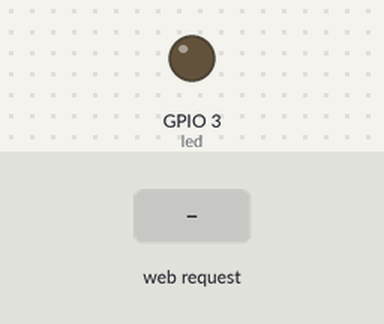
Bench run of a sketch on a simulated ESP32. Parts: output pins drawn as LEDs (lit = HIGH). The inputs (shaded band) are chosen by the test bench. WiFi joins after 1.5 s; servers stay silent unless stated; what the sketch prints to the serial monitor is not drawn.

Above: at 2.7 s.
2.8 s: HTTP request GET /red_led_on received
At 4.1 s:
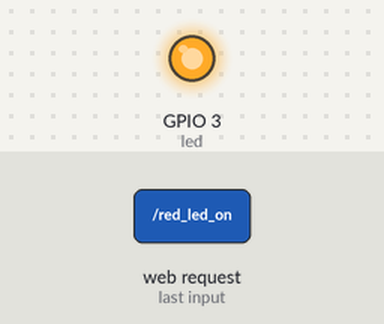
5.8 s: HTTP request GET /red_led_off received
At 6.4 s:
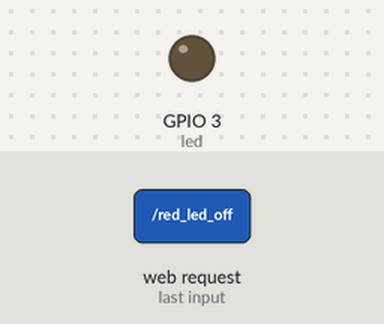
Timing chart, 0 to 8.8 s (numbered marks = the images above; inputs shaded):
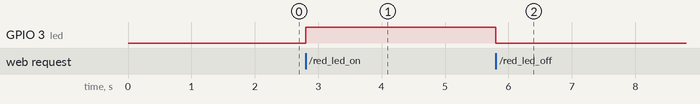

Measured:
- after the input at 2.8 s, GPIO 3 (led): LOW → HIGH at once
- after the input at 5.8 s, GPIO 3 (led): HIGH → LOW at once

The sketch:

04._WiFi_led_control.ino
```cpp
/******************************************************************************************
 * FileName     : 04._WiFi_led_control
 * Description  : html페이지에서 버튼을 누르면 LED를 켜고 끌 수 있는 예제
 * Author       : 위대원
 * Created Date : 2021.06.02
 * Reference    : ET보드(ESP32)는 2.4GHz WiFi만 지원함
 * Modified     : 2021.06.02 : WDW : 헤더 수정
 * Modified     : 2021.12.16 : LEH : 소스 크린징
******************************************************************************************/

// 이 라이브러리를 통해 Arduino 보드를 인터넷에 연결할 수 있습니다.
#include <WiFi.h>
#include <WiFiClient.h>
#include <WebServer.h>

const char* ssid = "ssid";                      // 와이파이 아이디
const char* password = "password";              // 와이파이 비밀번호

WebServer server(80);                           // 서버에서 사용할 포트 설정

const int led = D2;                             // 빨간 LED의 핀번호
char htmlPage[] = "<font size=16>Click <a href=\"/red_led_on\"> red On </a> to turn On LED<br></font>"\
                  "<font size=16>Click <a href=\"/red_led_off\"> red Off</a> to turn Off LED<br></font>";


void handleRoot() {                             // root(/)로 접속했을 때 처리하는 함수
  Serial.println("root call!");                 // 페이지로 접속했다고 시리얼로 알려줌
  server.send(200, "text/html", htmlPage);
}


void handleD2On() {                             // red_led_on(/red_led_on)로 접속했을 때 처리하는 함수
  Serial.println("D2 On call!");                // 페이지로 접속했다고 시리얼로 알려줌
  digitalWrite(led, HIGH);
  server.send(200, "text/html", htmlPage);
}


void handleD2Off() {                            // red_led_off(/red_led_off)로 접속했을 때 처리하는 함수
  Serial.println("D2 Off call!");               // 페이지로 접속했다고 시리얼로 알려줌
  digitalWrite(led, LOW);
  server.send(200, "text/html", htmlPage);
}


void setup(void) {
  pinMode(led, OUTPUT);                         // LED를 출력상태로 설정
  digitalWrite(led, LOW);                       // LED를 끈 상태로 설정
  Serial.begin(115200);                         // 시리얼 통신속도 설정
  WiFi.mode(WIFI_STA);                          // 연결모드로 설정
  WiFi.begin(ssid, password);                   // WiFi에 접속을 시도
  Serial.println("");

  while (WiFi.status() != WL_CONNECTED) {       // 연결이 될 때까지 계속 대기
    delay(500);
    Serial.print(".");
  }
  Serial.println("");
  Serial.print("Connected to ");
  Serial.println(ssid);
  Serial.print("IP address: ");
  Serial.println(WiFi.localIP());                // 연결이 됐다면 할당받은 아이피를 출력함

  server.on("/", handleRoot);                    // root(/)로 접속했을 때 처리하는 함수랑 연결
  server.on("/red_led_on", handleD2On);          // red_led_on(/red_led_on)로 접속했을 때 처리하는 함수와 연결
  server.on("/red_led_off", handleD2Off);        // red_led_off(/red_led_off)로 접속했을 때 처리하는 함수와 연결

  server.begin();                                // 서버 시작
  Serial.println("HTTP server started");
}


void loop(void) {
  server.handleClient();                         // 클라이언트의 접속을 받음
  delay(2);
}

//=========================================================================================
//
// (주)한국공학기술연구원 http://et.ketri.re.kr
//
//=========================================================================================
```
